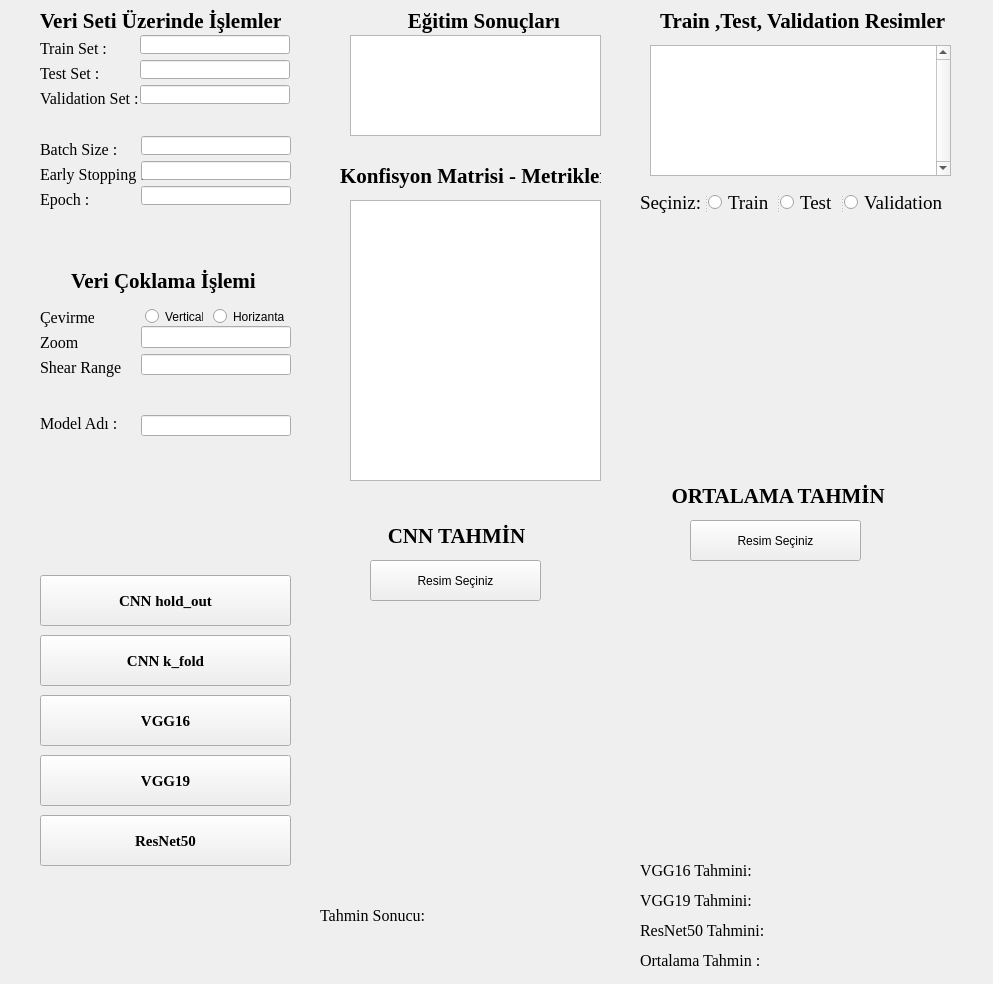
<?xml version="1.0" encoding="UTF-8"?>
<ui version="4.0">
 <class>mainWindow</class>
 <widget class="QMainWindow" name="mainWindow">
  <property name="geometry">
   <rect>
    <x>0</x>
    <y>0</y>
    <width>993</width>
    <height>984</height>
   </rect>
  </property>
  <property name="windowTitle">
   <string>MainWindow</string>
  </property>
  <widget class="QWidget" name="centralwidget">
   <property name="enabled">
    <bool>true</bool>
   </property>
   <property name="autoFillBackground">
    <bool>false</bool>
   </property>
   <widget class="QLabel" name="label">
    <property name="geometry">
     <rect>
      <x>40</x>
      <y>39</y>
      <width>70</width>
      <height>19</height>
     </rect>
    </property>
    <property name="font">
     <font>
      <family>Times New Roman</family>
      <pointsize>12</pointsize>
      <weight>50</weight>
      <bold>false</bold>
     </font>
    </property>
    <property name="text">
     <string>Train Set :</string>
    </property>
   </widget>
   <widget class="QLabel" name="label_2">
    <property name="geometry">
     <rect>
      <x>40</x>
      <y>64</y>
      <width>64</width>
      <height>19</height>
     </rect>
    </property>
    <property name="font">
     <font>
      <family>Times New Roman</family>
      <pointsize>12</pointsize>
      <weight>50</weight>
      <bold>false</bold>
     </font>
    </property>
    <property name="text">
     <string>Test Set :</string>
    </property>
   </widget>
   <widget class="QLineEdit" name="lineEdit">
    <property name="geometry">
     <rect>
      <x>140</x>
      <y>35</y>
      <width>150</width>
      <height>19</height>
     </rect>
    </property>
    <property name="font">
     <font>
      <family>Times New Roman</family>
      <pointsize>12</pointsize>
     </font>
    </property>
   </widget>
   <widget class="QLineEdit" name="lineEdit_3">
    <property name="geometry">
     <rect>
      <x>140</x>
      <y>85</y>
      <width>150</width>
      <height>19</height>
     </rect>
    </property>
    <property name="font">
     <font>
      <family>Times New Roman</family>
      <pointsize>12</pointsize>
     </font>
    </property>
   </widget>
   <widget class="QLabel" name="label_4">
    <property name="geometry">
     <rect>
      <x>650</x>
      <y>5</y>
      <width>301</width>
      <height>31</height>
     </rect>
    </property>
    <property name="palette">
     <palette>
      <active>
       <colorrole role="WindowText">
        <brush brushstyle="SolidPattern">
         <color alpha="255">
          <red>0</red>
          <green>0</green>
          <blue>0</blue>
         </color>
        </brush>
       </colorrole>
       <colorrole role="Button">
        <brush brushstyle="SolidPattern">
         <color alpha="255">
          <red>0</red>
          <green>255</green>
          <blue>255</blue>
         </color>
        </brush>
       </colorrole>
       <colorrole role="BrightText">
        <brush brushstyle="SolidPattern">
         <color alpha="255">
          <red>255</red>
          <green>255</green>
          <blue>255</blue>
         </color>
        </brush>
       </colorrole>
      </active>
      <inactive>
       <colorrole role="WindowText">
        <brush brushstyle="SolidPattern">
         <color alpha="255">
          <red>0</red>
          <green>0</green>
          <blue>0</blue>
         </color>
        </brush>
       </colorrole>
       <colorrole role="Button">
        <brush brushstyle="SolidPattern">
         <color alpha="255">
          <red>0</red>
          <green>255</green>
          <blue>255</blue>
         </color>
        </brush>
       </colorrole>
       <colorrole role="BrightText">
        <brush brushstyle="SolidPattern">
         <color alpha="255">
          <red>255</red>
          <green>255</green>
          <blue>255</blue>
         </color>
        </brush>
       </colorrole>
      </inactive>
      <disabled>
       <colorrole role="WindowText">
        <brush brushstyle="SolidPattern">
         <color alpha="255">
          <red>120</red>
          <green>120</green>
          <blue>120</blue>
         </color>
        </brush>
       </colorrole>
       <colorrole role="Button">
        <brush brushstyle="SolidPattern">
         <color alpha="255">
          <red>0</red>
          <green>255</green>
          <blue>255</blue>
         </color>
        </brush>
       </colorrole>
       <colorrole role="BrightText">
        <brush brushstyle="SolidPattern">
         <color alpha="255">
          <red>255</red>
          <green>255</green>
          <blue>255</blue>
         </color>
        </brush>
       </colorrole>
      </disabled>
     </palette>
    </property>
    <property name="font">
     <font>
      <family>Times New Roman</family>
      <pointsize>16</pointsize>
      <weight>75</weight>
      <bold>true</bold>
     </font>
    </property>
    <property name="text">
     <string>  Train ,Test, Validation Resimler </string>
    </property>
   </widget>
   <widget class="QLabel" name="label_7">
    <property name="geometry">
     <rect>
      <x>40</x>
      <y>333</y>
      <width>43</width>
      <height>19</height>
     </rect>
    </property>
    <property name="font">
     <font>
      <family>Times New Roman</family>
      <pointsize>12</pointsize>
      <weight>50</weight>
      <bold>false</bold>
     </font>
    </property>
    <property name="text">
     <string>Zoom :</string>
    </property>
   </widget>
   <widget class="QLabel" name="label_8">
    <property name="geometry">
     <rect>
      <x>40</x>
      <y>358</y>
      <width>84</width>
      <height>19</height>
     </rect>
    </property>
    <property name="font">
     <font>
      <family>Times New Roman</family>
      <pointsize>12</pointsize>
      <weight>50</weight>
      <bold>false</bold>
     </font>
    </property>
    <property name="text">
     <string>Shear Range :</string>
    </property>
   </widget>
   <widget class="QLineEdit" name="lineEdit_6">
    <property name="geometry">
     <rect>
      <x>141</x>
      <y>326</y>
      <width>150</width>
      <height>22</height>
     </rect>
    </property>
    <property name="font">
     <font>
      <family>Times New Roman</family>
      <pointsize>12</pointsize>
     </font>
    </property>
   </widget>
   <widget class="QLineEdit" name="lineEdit_7">
    <property name="geometry">
     <rect>
      <x>141</x>
      <y>354</y>
      <width>150</width>
      <height>21</height>
     </rect>
    </property>
    <property name="font">
     <font>
      <family>Times New Roman</family>
      <pointsize>12</pointsize>
     </font>
    </property>
   </widget>
   <widget class="QPushButton" name="pushButton">
    <property name="geometry">
     <rect>
      <x>40</x>
      <y>575</y>
      <width>251</width>
      <height>51</height>
     </rect>
    </property>
    <property name="font">
     <font>
      <family>Times New Roman</family>
      <pointsize>11</pointsize>
      <weight>75</weight>
      <bold>true</bold>
     </font>
    </property>
    <property name="autoFillBackground">
     <bool>false</bool>
    </property>
    <property name="text">
     <string>CNN hold_out</string>
    </property>
   </widget>
   <widget class="QPushButton" name="pushButton_2">
    <property name="geometry">
     <rect>
      <x>40</x>
      <y>695</y>
      <width>251</width>
      <height>51</height>
     </rect>
    </property>
    <property name="font">
     <font>
      <family>Times New Roman</family>
      <pointsize>11</pointsize>
      <weight>75</weight>
      <bold>true</bold>
     </font>
    </property>
    <property name="text">
     <string>VGG16</string>
    </property>
   </widget>
   <widget class="QRadioButton" name="radioButton">
    <property name="geometry">
     <rect>
      <x>145</x>
      <y>308</y>
      <width>58</width>
      <height>17</height>
     </rect>
    </property>
    <property name="text">
     <string>Vertical</string>
    </property>
   </widget>
   <widget class="QRadioButton" name="radioButton_2">
    <property name="geometry">
     <rect>
      <x>213</x>
      <y>308</y>
      <width>71</width>
      <height>17</height>
     </rect>
    </property>
    <property name="text">
     <string>Horizantal</string>
    </property>
   </widget>
   <widget class="QLabel" name="label_9">
    <property name="enabled">
     <bool>true</bool>
    </property>
    <property name="geometry">
     <rect>
      <x>670</x>
      <y>230</y>
      <width>250</width>
      <height>250</height>
     </rect>
    </property>
    <property name="palette">
     <palette>
      <active>
       <colorrole role="Base">
        <brush brushstyle="SolidPattern">
         <color alpha="255">
          <red>255</red>
          <green>255</green>
          <blue>255</blue>
         </color>
        </brush>
       </colorrole>
       <colorrole role="Window">
        <brush brushstyle="SolidPattern">
         <color alpha="255">
          <red>255</red>
          <green>255</green>
          <blue>255</blue>
         </color>
        </brush>
       </colorrole>
      </active>
      <inactive>
       <colorrole role="Base">
        <brush brushstyle="SolidPattern">
         <color alpha="255">
          <red>255</red>
          <green>255</green>
          <blue>255</blue>
         </color>
        </brush>
       </colorrole>
       <colorrole role="Window">
        <brush brushstyle="SolidPattern">
         <color alpha="255">
          <red>255</red>
          <green>255</green>
          <blue>255</blue>
         </color>
        </brush>
       </colorrole>
      </inactive>
      <disabled>
       <colorrole role="Base">
        <brush brushstyle="SolidPattern">
         <color alpha="255">
          <red>255</red>
          <green>255</green>
          <blue>255</blue>
         </color>
        </brush>
       </colorrole>
       <colorrole role="Window">
        <brush brushstyle="SolidPattern">
         <color alpha="255">
          <red>255</red>
          <green>255</green>
          <blue>255</blue>
         </color>
        </brush>
       </colorrole>
      </disabled>
     </palette>
    </property>
    <property name="font">
     <font>
      <weight>50</weight>
      <bold>false</bold>
     </font>
    </property>
    <property name="text">
     <string/>
    </property>
   </widget>
   <widget class="QLabel" name="label_10">
    <property name="geometry">
     <rect>
      <x>40</x>
      <y>190</y>
      <width>50</width>
      <height>19</height>
     </rect>
    </property>
    <property name="font">
     <font>
      <family>Times New Roman</family>
      <pointsize>12</pointsize>
      <weight>50</weight>
      <bold>false</bold>
     </font>
    </property>
    <property name="text">
     <string>Epoch :</string>
    </property>
   </widget>
   <widget class="QLabel" name="label_11">
    <property name="geometry">
     <rect>
      <x>40</x>
      <y>140</y>
      <width>79</width>
      <height>19</height>
     </rect>
    </property>
    <property name="font">
     <font>
      <family>Times New Roman</family>
      <pointsize>12</pointsize>
      <weight>50</weight>
      <bold>false</bold>
     </font>
    </property>
    <property name="text">
     <string>Batch Size :</string>
    </property>
   </widget>
   <widget class="QLabel" name="label_12">
    <property name="geometry">
     <rect>
      <x>40</x>
      <y>165</y>
      <width>107</width>
      <height>19</height>
     </rect>
    </property>
    <property name="font">
     <font>
      <family>Times New Roman</family>
      <pointsize>12</pointsize>
      <weight>50</weight>
      <bold>false</bold>
     </font>
    </property>
    <property name="text">
     <string>Early Stopping :</string>
    </property>
   </widget>
   <widget class="QLabel" name="label_13">
    <property name="geometry">
     <rect>
      <x>40</x>
      <y>415</y>
      <width>81</width>
      <height>16</height>
     </rect>
    </property>
    <property name="font">
     <font>
      <family>Times New Roman</family>
      <pointsize>12</pointsize>
     </font>
    </property>
    <property name="text">
     <string>Model Adı :</string>
    </property>
   </widget>
   <widget class="QLineEdit" name="lineEdit_8">
    <property name="geometry">
     <rect>
      <x>141</x>
      <y>186</y>
      <width>150</width>
      <height>19</height>
     </rect>
    </property>
    <property name="font">
     <font>
      <family>Times New Roman</family>
      <pointsize>12</pointsize>
     </font>
    </property>
   </widget>
   <widget class="QLineEdit" name="lineEdit_9">
    <property name="geometry">
     <rect>
      <x>141</x>
      <y>136</y>
      <width>150</width>
      <height>19</height>
     </rect>
    </property>
    <property name="font">
     <font>
      <family>Times New Roman</family>
      <pointsize>12</pointsize>
     </font>
    </property>
   </widget>
   <widget class="QLineEdit" name="lineEdit_10">
    <property name="geometry">
     <rect>
      <x>141</x>
      <y>161</y>
      <width>150</width>
      <height>19</height>
     </rect>
    </property>
    <property name="font">
     <font>
      <family>Times New Roman</family>
      <pointsize>12</pointsize>
     </font>
    </property>
   </widget>
   <widget class="QLineEdit" name="lineEdit_11">
    <property name="geometry">
     <rect>
      <x>141</x>
      <y>415</y>
      <width>150</width>
      <height>21</height>
     </rect>
    </property>
   </widget>
   <widget class="QTextEdit" name="textEdit">
    <property name="enabled">
     <bool>true</bool>
    </property>
    <property name="geometry">
     <rect>
      <x>350</x>
      <y>35</y>
      <width>251</width>
      <height>101</height>
     </rect>
    </property>
   </widget>
   <widget class="QLabel" name="label_14">
    <property name="geometry">
     <rect>
      <x>350</x>
      <y>5</y>
      <width>241</width>
      <height>31</height>
     </rect>
    </property>
    <property name="font">
     <font>
      <family>Times New Roman</family>
      <pointsize>16</pointsize>
      <weight>75</weight>
      <bold>true</bold>
     </font>
    </property>
    <property name="text">
     <string>           Eğitim Sonuçları</string>
    </property>
   </widget>
   <widget class="QPushButton" name="pushButton_3">
    <property name="geometry">
     <rect>
      <x>40</x>
      <y>755</y>
      <width>251</width>
      <height>51</height>
     </rect>
    </property>
    <property name="font">
     <font>
      <family>Times New Roman</family>
      <pointsize>11</pointsize>
      <weight>75</weight>
      <bold>true</bold>
     </font>
    </property>
    <property name="text">
     <string>VGG19</string>
    </property>
   </widget>
   <widget class="QPushButton" name="pushButton_4">
    <property name="geometry">
     <rect>
      <x>40</x>
      <y>815</y>
      <width>251</width>
      <height>51</height>
     </rect>
    </property>
    <property name="font">
     <font>
      <family>Times New Roman</family>
      <pointsize>11</pointsize>
      <weight>75</weight>
      <bold>true</bold>
     </font>
    </property>
    <property name="text">
     <string>ResNet50</string>
    </property>
   </widget>
   <widget class="QLabel" name="label_17">
    <property name="geometry">
     <rect>
      <x>40</x>
      <y>308</y>
      <width>54</width>
      <height>19</height>
     </rect>
    </property>
    <property name="font">
     <font>
      <family>Times New Roman</family>
      <pointsize>12</pointsize>
      <weight>50</weight>
      <bold>false</bold>
     </font>
    </property>
    <property name="text">
     <string>Çevirme:</string>
    </property>
   </widget>
   <widget class="QPushButton" name="pushButton_5">
    <property name="geometry">
     <rect>
      <x>370</x>
      <y>560</y>
      <width>171</width>
      <height>41</height>
     </rect>
    </property>
    <property name="text">
     <string>Resim Seçiniz</string>
    </property>
   </widget>
   <widget class="QLabel" name="label_18">
    <property name="geometry">
     <rect>
      <x>330</x>
      <y>610</y>
      <width>250</width>
      <height>250</height>
     </rect>
    </property>
    <property name="text">
     <string/>
    </property>
   </widget>
   <widget class="QLabel" name="label_20">
    <property name="geometry">
     <rect>
      <x>40</x>
      <y>5</y>
      <width>241</width>
      <height>31</height>
     </rect>
    </property>
    <property name="font">
     <font>
      <family>Times New Roman</family>
      <pointsize>16</pointsize>
      <weight>75</weight>
      <bold>true</bold>
     </font>
    </property>
    <property name="text">
     <string>Veri Seti Üzerinde İşlemler</string>
    </property>
   </widget>
   <widget class="QLabel" name="label_22">
    <property name="geometry">
     <rect>
      <x>320</x>
      <y>900</y>
      <width>281</width>
      <height>31</height>
     </rect>
    </property>
    <property name="font">
     <font>
      <family>Times New Roman</family>
      <pointsize>12</pointsize>
      <weight>50</weight>
      <bold>false</bold>
     </font>
    </property>
    <property name="text">
     <string>Tahmin Sonucu: </string>
    </property>
   </widget>
   <widget class="QLabel" name="label_23">
    <property name="geometry">
     <rect>
      <x>340</x>
      <y>160</y>
      <width>261</width>
      <height>31</height>
     </rect>
    </property>
    <property name="font">
     <font>
      <family>Times New Roman</family>
      <pointsize>16</pointsize>
      <weight>75</weight>
      <bold>true</bold>
     </font>
    </property>
    <property name="text">
     <string>Konfisyon Matrisi - Metrikler </string>
    </property>
   </widget>
   <widget class="QTextEdit" name="textEdit_2">
    <property name="enabled">
     <bool>true</bool>
    </property>
    <property name="geometry">
     <rect>
      <x>350</x>
      <y>200</y>
      <width>251</width>
      <height>281</height>
     </rect>
    </property>
   </widget>
   <widget class="QPushButton" name="pushButton_6">
    <property name="geometry">
     <rect>
      <x>690</x>
      <y>520</y>
      <width>171</width>
      <height>41</height>
     </rect>
    </property>
    <property name="text">
     <string>Resim Seçiniz</string>
    </property>
   </widget>
   <widget class="QLabel" name="label_26">
    <property name="geometry">
     <rect>
      <x>640</x>
      <y>860</y>
      <width>331</width>
      <height>21</height>
     </rect>
    </property>
    <property name="font">
     <font>
      <family>Times New Roman</family>
      <pointsize>12</pointsize>
      <weight>50</weight>
      <bold>false</bold>
     </font>
    </property>
    <property name="text">
     <string>VGG16 Tahmini:</string>
    </property>
   </widget>
   <widget class="QLabel" name="label_27">
    <property name="geometry">
     <rect>
      <x>640</x>
      <y>890</y>
      <width>331</width>
      <height>21</height>
     </rect>
    </property>
    <property name="font">
     <font>
      <family>Times New Roman</family>
      <pointsize>12</pointsize>
      <weight>50</weight>
      <bold>false</bold>
     </font>
    </property>
    <property name="text">
     <string>VGG19 Tahmini:</string>
    </property>
   </widget>
   <widget class="QLabel" name="label_28">
    <property name="geometry">
     <rect>
      <x>640</x>
      <y>920</y>
      <width>331</width>
      <height>21</height>
     </rect>
    </property>
    <property name="font">
     <font>
      <family>Times New Roman</family>
      <pointsize>12</pointsize>
      <weight>50</weight>
      <bold>false</bold>
     </font>
    </property>
    <property name="text">
     <string>ResNet50 Tahmini:</string>
    </property>
   </widget>
   <widget class="QLabel" name="label_29">
    <property name="geometry">
     <rect>
      <x>670</x>
      <y>580</y>
      <width>250</width>
      <height>250</height>
     </rect>
    </property>
    <property name="text">
     <string/>
    </property>
   </widget>
   <widget class="QLabel" name="label_37">
    <property name="geometry">
     <rect>
      <x>640</x>
      <y>950</y>
      <width>331</width>
      <height>21</height>
     </rect>
    </property>
    <property name="font">
     <font>
      <family>Times New Roman</family>
      <pointsize>12</pointsize>
      <weight>50</weight>
      <bold>false</bold>
     </font>
    </property>
    <property name="text">
     <string>Ortalama Tahmin :</string>
    </property>
   </widget>
   <widget class="QPushButton" name="pushButton_7">
    <property name="geometry">
     <rect>
      <x>40</x>
      <y>635</y>
      <width>251</width>
      <height>51</height>
     </rect>
    </property>
    <property name="font">
     <font>
      <family>Times New Roman</family>
      <pointsize>11</pointsize>
      <weight>75</weight>
      <bold>true</bold>
     </font>
    </property>
    <property name="autoFillBackground">
     <bool>false</bool>
    </property>
    <property name="text">
     <string>CNN k_fold</string>
    </property>
   </widget>
   <widget class="QLabel" name="label_30">
    <property name="geometry">
     <rect>
      <x>40</x>
      <y>265</y>
      <width>241</width>
      <height>31</height>
     </rect>
    </property>
    <property name="font">
     <font>
      <family>Times New Roman</family>
      <pointsize>16</pointsize>
      <weight>75</weight>
      <bold>true</bold>
     </font>
    </property>
    <property name="text">
     <string>      Veri Çoklama İşlemi</string>
    </property>
   </widget>
   <widget class="QLabel" name="label_31">
    <property name="geometry">
     <rect>
      <x>330</x>
      <y>520</y>
      <width>261</width>
      <height>31</height>
     </rect>
    </property>
    <property name="font">
     <font>
      <family>Times New Roman</family>
      <pointsize>16</pointsize>
      <weight>75</weight>
      <bold>true</bold>
     </font>
    </property>
    <property name="text">
     <string>           CNN TAHMİN</string>
    </property>
   </widget>
   <widget class="QLabel" name="label_32">
    <property name="geometry">
     <rect>
      <x>640</x>
      <y>480</y>
      <width>261</width>
      <height>31</height>
     </rect>
    </property>
    <property name="font">
     <font>
      <family>Times New Roman</family>
      <pointsize>16</pointsize>
      <weight>75</weight>
      <bold>true</bold>
     </font>
    </property>
    <property name="text">
     <string>      ORTALAMA TAHMİN</string>
    </property>
   </widget>
   <widget class="QSplitter" name="splitter">
    <property name="geometry">
     <rect>
      <x>640</x>
      <y>190</y>
      <width>311</width>
      <height>25</height>
     </rect>
    </property>
    <property name="orientation">
     <enum>Qt::Horizontal</enum>
    </property>
    <widget class="QLabel" name="label_21">
     <property name="font">
      <font>
       <family>Times New Roman</family>
       <pointsize>14</pointsize>
       <weight>50</weight>
       <bold>false</bold>
      </font>
     </property>
     <property name="text">
      <string>Seçiniz:</string>
     </property>
    </widget>
    <widget class="QRadioButton" name="radioButton_3">
     <property name="font">
      <font>
       <family>Times New Roman</family>
       <pointsize>14</pointsize>
       <weight>50</weight>
       <bold>false</bold>
      </font>
     </property>
     <property name="text">
      <string>Train</string>
     </property>
    </widget>
    <widget class="QRadioButton" name="radioButton_4">
     <property name="font">
      <font>
       <family>Times New Roman</family>
       <pointsize>14</pointsize>
       <weight>50</weight>
       <bold>false</bold>
      </font>
     </property>
     <property name="text">
      <string>Test</string>
     </property>
    </widget>
    <widget class="QRadioButton" name="radioButton_5">
     <property name="font">
      <font>
       <family>Times New Roman</family>
       <pointsize>14</pointsize>
       <weight>50</weight>
       <bold>false</bold>
      </font>
     </property>
     <property name="text">
      <string>Validation</string>
     </property>
    </widget>
   </widget>
   <widget class="QListView" name="listView">
    <property name="geometry">
     <rect>
      <x>650</x>
      <y>45</y>
      <width>301</width>
      <height>131</height>
     </rect>
    </property>
    <property name="verticalScrollBarPolicy">
     <enum>Qt::ScrollBarAlwaysOn</enum>
    </property>
    <property name="horizontalScrollBarPolicy">
     <enum>Qt::ScrollBarAsNeeded</enum>
    </property>
    <property name="sizeAdjustPolicy">
     <enum>QAbstractScrollArea::AdjustIgnored</enum>
    </property>
    <property name="autoScroll">
     <bool>true</bool>
    </property>
   </widget>
   <widget class="QLabel" name="label_3">
    <property name="geometry">
     <rect>
      <x>40</x>
      <y>89</y>
      <width>102</width>
      <height>19</height>
     </rect>
    </property>
    <property name="font">
     <font>
      <family>Times New Roman</family>
      <pointsize>12</pointsize>
      <weight>50</weight>
      <bold>false</bold>
     </font>
    </property>
    <property name="text">
     <string>Validation Set :</string>
    </property>
   </widget>
   <widget class="QLineEdit" name="lineEdit_2">
    <property name="geometry">
     <rect>
      <x>140</x>
      <y>60</y>
      <width>150</width>
      <height>19</height>
     </rect>
    </property>
    <property name="font">
     <font>
      <family>Times New Roman</family>
      <pointsize>12</pointsize>
     </font>
    </property>
   </widget>
   <widget class="QFrame" name="frame">
    <property name="geometry">
     <rect>
      <x>1009</x>
      <y>149</y>
      <width>271</width>
      <height>271</height>
     </rect>
    </property>
    <property name="frameShape">
     <enum>QFrame::StyledPanel</enum>
    </property>
    <property name="frameShadow">
     <enum>QFrame::Raised</enum>
    </property>
   </widget>
  </widget>
  <action name="actionG_z_At">
   <property name="text">
    <string>Göz at</string>
   </property>
  </action>
 </widget>
 <tabstops>
  <tabstop>listView</tabstop>
  <tabstop>radioButton</tabstop>
  <tabstop>lineEdit_6</tabstop>
  <tabstop>lineEdit_7</tabstop>
  <tabstop>pushButton</tabstop>
  <tabstop>pushButton_2</tabstop>
  <tabstop>lineEdit_8</tabstop>
  <tabstop>lineEdit_2</tabstop>
  <tabstop>lineEdit_9</tabstop>
  <tabstop>pushButton_3</tabstop>
  <tabstop>lineEdit_10</tabstop>
  <tabstop>lineEdit_11</tabstop>
  <tabstop>lineEdit</tabstop>
  <tabstop>radioButton_2</tabstop>
  <tabstop>lineEdit_3</tabstop>
  <tabstop>textEdit</tabstop>
  <tabstop>pushButton_4</tabstop>
  <tabstop>radioButton_3</tabstop>
  <tabstop>radioButton_4</tabstop>
  <tabstop>radioButton_5</tabstop>
  <tabstop>pushButton_5</tabstop>
  <tabstop>textEdit_2</tabstop>
  <tabstop>pushButton_6</tabstop>
  <tabstop>pushButton_7</tabstop>
 </tabstops>
 <resources/>
 <connections/>
</ui>
